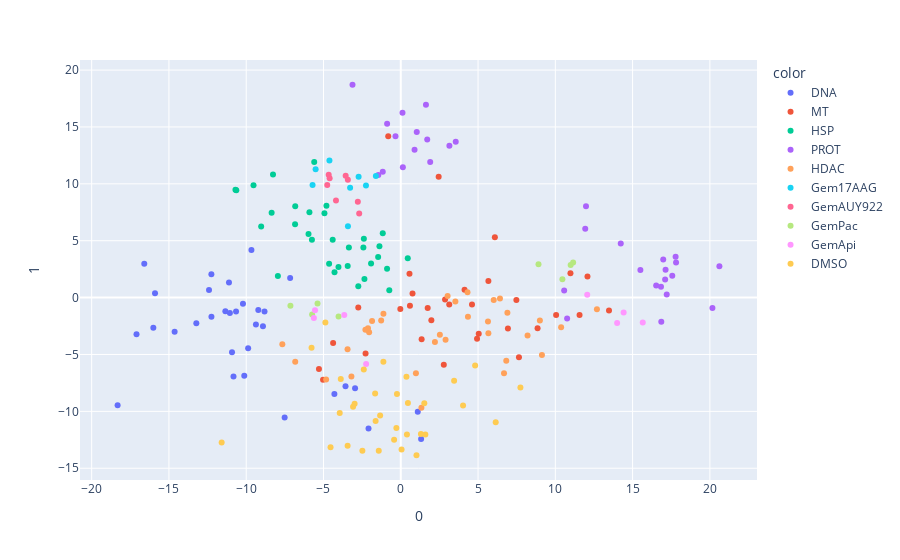

The notebook cell this image was saved under:
### Code cell
import plotly.express as px
fig = px.scatter(components, x=0, y=1, color=train_drug_name_without_concentration2)
fig.show()

### Figure 1 — Plotly figure (JSON) as saved in the notebook; plotly's stock layout.template omitted (floating-point values rounded to 4 significant figures)
{"data": [{"hovertemplate": "color=DNA<br>0=%{x}<br>1=%{y}<extra></extra>", "legendgroup": "DNA", "marker": {"color": "#636efa", "symbol": "circle"}, "mode": "markers", "name": "DNA", "orientation": "v", "showlegend": true, "type": "scatter", "x": [-9.217, -10.92, -9.372, -8.815, -8.916, -9.875, -10.82, -10.13, -17.1, -18.32, -15.9, -14.63, -4.294, -7.158, -2.957, -7.513, -12.25, -11.35, -11.06, -12.25, -13.23, -10.21, -10.66, -11.12, -16.01, -9.663, -16.6, -12.41, -2.086, 1.315, 1.1, -3.575], "xaxis": "x", "y": [-1.083, -4.815, -2.37, -1.231, -2.52, -4.461, -6.932, -6.879, -3.218, -9.452, 0.3827, -3.001, -8.466, 1.72, -7.959, -10.54, -1.693, -1.198, -1.363, 2.062, -2.251, -0.5323, -1.215, 1.33, -2.656, 4.181, 2.977, 0.6623, -11.5, -12.42, -10.03, -7.803], "yaxis": "y"}, {"hovertemplate": "color=MT<br>0=%{x}<br>1=%{y}<extra></extra>", "legendgroup": "MT", "marker": {"color": "#EF553B", "symbol": "circle"}, "mode": "markers", "name": "MT", "orientation": "v", "showlegend": true, "type": "scatter", "x": [8.852, 7.647, 6.932, 11.57, 2.783, 1.979, 5.045, 4.935, 10.98, 2.451, -0.8121, 6.088, 5.669, 2.864, -2.749, 0.5942, 13.47, 7.48, 12.08, 10.05, 4.127, -0.02799, 1.35, 0.5639, 3.136, 4.609, 0.7603, 1.742, -2.279, -4.378, -5.293, -5.028], "xaxis": "x", "y": [-2.694, -5.243, -2.722, -1.526, -5.898, -1.984, -3.18, -3.627, 2.135, 10.63, 14.17, 5.298, 1.462, -0.1708, -0.8609, -0.7204, -1.126, -0.2114, 1.85, -1.536, 0.6983, -1.006, -3.67, 2.102, -0.5963, -0.6093, 0.3519, -0.9138, -4.916, -3.984, -6.275, -7.225], "yaxis": "y"}, {"hovertemplate": "color=HSP<br>0=%{x}<br>1=%{y}<extra></extra>", "legendgroup": "HSP", "marker": {"color": "#00cc96", "symbol": "circle"}, "mode": "markers", "name": "HSP", "orientation": "v", "showlegend": true, "type": "scatter", "x": [-1.38, -1.923, -1.463, -2.421, -4.637, -3.434, -2.749, -4.031, -4.938, -8.356, -9.528, -8.267, -5.748, -6.838, -4.809, -10.7, -0.7423, -2.388, -1.165, -0.8871, -2.351, -3.358, -4.286, 0.4524, -5.91, -5.968, -5.6, -10.64, -7.951, -4.405, -9.032, -6.829], "xaxis": "x", "y": [4.521, 2.999, 3.577, 4.41, 2.97, 2.788, 0.9921, 2.695, 7.415, 7.465, 9.883, 10.82, 5.095, 6.437, 8.071, 9.487, 0.6405, 5.184, 5.661, 2.542, 1.631, 4.411, 2.232, 3.454, 7.509, 5.595, 11.92, 9.433, 1.892, 5.089, 6.241, 8.028], "yaxis": "y"}, {"hovertemplate": "color=PROT<br>0=%{x}<br>1=%{y}<extra></extra>", "legendgroup": "PROT", "marker": {"color": "#ab63fa", "symbol": "circle"}, "mode": "markers", "name": "PROT", "orientation": "v", "showlegend": true, "type": "scatter", "x": [11.98, 16.98, 20.62, 17.13, 11.93, 17.78, 16.86, 16.84, 0.8917, 3.147, 1.629, -0.3423, -1.454, -3.123, 0.1113, -0.8831, 1.712, 1.904, 1.034, 3.556, 10.57, 10.76, 0.1348, -1.165, 17.57, 17.81, 14.23, 20.16, 15.5, 17.11, 17.21, 16.52], "xaxis": "x", "y": [8.039, 3.352, 2.766, 2.445, 6.054, 3.589, -2.126, 0.9638, 13.0, 13.36, 16.96, 14.18, 10.79, 18.71, 16.25, 15.28, 13.9, 11.91, 14.55, 13.69, 0.6132, -1.831, 11.45, 11.07, 1.911, 3.092, 4.751, -0.9153, 2.421, 1.586, 0.2829, 1.073], "yaxis": "y"}, {"hovertemplate": "color=HDAC<br>0=%{x}<br>1=%{y}<extra></extra>", "legendgroup": "HDAC", "marker": {"color": "#FFA15A", "symbol": "circle"}, "mode": "markers", "name": "HDAC", "orientation": "v", "showlegend": true, "type": "scatter", "x": [12.69, 9.001, 10.38, 9.134, 2.529, 4.347, 5.642, 2.21, 8.204, 3.533, 6.899, 6.014, -1.268, -2.048, -1.857, -2.122, 6.418, 3.03, 4.318, 0.9794, -2.288, -1.122, -7.663, -6.829, 6.68, 2.898, 5.668, 6.826, 1.335, -3.194, -4.831, -3.444], "xaxis": "x", "y": [-1.024, -2.006, -2.616, -5.057, -3.276, -1.683, -2.111, -3.91, -3.34, -0.3381, -1.336, -0.2161, -2.002, -3.047, -2.058, -2.696, -0.06972, 0.1464, 0.4755, -6.659, -2.818, -1.429, -4.1, -5.636, -6.66, -3.701, -3.133, -5.548, -9.678, -6.945, -7.201, -4.532], "yaxis": "y"}, {"hovertemplate": "color=Gem17AAG<br>0=%{x}<br>1=%{y}<extra></extra>", "legendgroup": "Gem17AAG", "marker": {"color": "#19d3f3", "symbol": "circle"}, "mode": "markers", "name": "Gem17AAG", "orientation": "v", "showlegend": true, "type": "scatter", "x": [-5.509, -4.615, -3.279, -2.251, -1.61, -2.728, -3.417, -5.707], "xaxis": "x", "y": [11.27, 12.05, 9.664, 9.863, 10.7, 10.62, 6.264, 9.905], "yaxis": "y"}, {"hovertemplate": "color=GemAUY922<br>0=%{x}<br>1=%{y}<extra></extra>", "legendgroup": "GemAUY922", "marker": {"color": "#FF6692", "symbol": "circle"}, "mode": "markers", "name": "GemAUY922", "orientation": "v", "showlegend": true, "type": "scatter", "x": [-2.689, -4.758, -4.663, -3.422, -3.565, -2.778, -4.603, -4.192], "xaxis": "x", "y": [7.399, 9.892, 10.8, 10.35, 10.72, 8.429, 10.49, 8.526], "yaxis": "y"}, {"hovertemplate": "color=GemPac<br>0=%{x}<br>1=%{y}<extra></extra>", "legendgroup": "GemPac", "marker": {"color": "#B6E880", "symbol": "circle"}, "mode": "markers", "name": "GemPac", "orientation": "v", "showlegend": true, "type": "scatter", "x": [11.15, 10.46, 10.99, 8.911, -7.14, -5.386, -5.737, -4.024], "xaxis": "x", "y": [3.075, 1.617, 2.86, 2.924, -0.7097, -0.5153, -1.493, -1.665], "yaxis": "y"}, {"hovertemplate": "color=GemApi<br>0=%{x}<br>1=%{y}<extra></extra>", "legendgroup": "GemApi", "marker": {"color": "#FF97FF", "symbol": "circle"}, "mode": "markers", "name": "GemApi", "orientation": "v", "showlegend": true, "type": "scatter", "x": [15.66, 14.0, 14.42, 12.06, -2.242, -5.548, -3.656, -5.62], "xaxis": "x", "y": [-2.191, -2.223, -1.304, 0.2484, -5.846, -1.103, -1.519, -1.803], "yaxis": "y"}, {"hovertemplate": "color=DMSO<br>0=%{x}<br>1=%{y}<extra></extra>", "legendgroup": "DMSO", "marker": {"color": "#FECB52", "symbol": "circle"}, "mode": "markers", "name": "DMSO", "orientation": "v", "showlegend": true, "type": "scatter", "x": [3.452, -3.882, -3.95, -11.59, -2.987, -1.628, -5.773, -4.878, 4.811, 0.4, 0.3683, 1.522, -1.334, -2.392, -2.484, -1.66, 1.59, -0.2467, -1.424, -1.124, 1.304, 6.143, 7.741, 0.4624, 1.017, -0.4316, -3.439, 4.03, -0.285, -4.544, 0.05215, -3.087], "xaxis": "x", "y": [-7.308, -7.158, -10.15, -12.73, -9.337, -10.85, -4.402, -2.186, -5.962, -12.02, -6.953, -9.296, -10.36, -6.31, -13.47, -8.432, -12.02, -8.463, -13.47, -5.641, -11.99, -10.97, -7.898, -9.264, -13.86, -12.5, -13.02, -9.495, -11.46, -13.15, -13.36, -9.599], "yaxis": "y"}], "layout": {"legend": {"title": {"text": "color"}, "tracegroupgap": 0}, "margin": {"t": 60}, "xaxis": {"anchor": "y", "domain": [0, 1], "title": {"text": "0"}}, "yaxis": {"anchor": "x", "domain": [0, 1], "title": {"text": "1"}}}}
